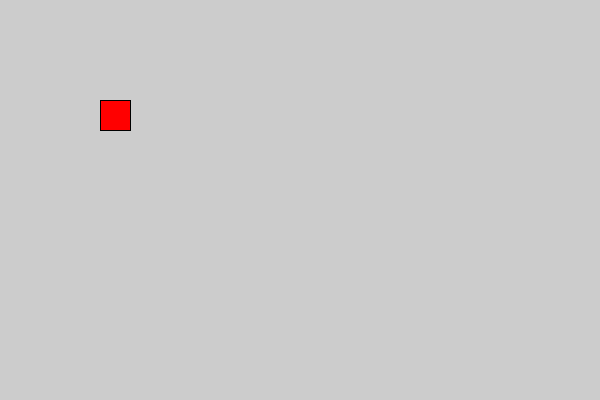
Frame 1 (no input)
Frame 60 (the mouse pressed at the canvas centre just before this capture): identical to frame 1, image omitted
Frame 120 (the mouse held since frame 60 and released just before this capture): identical to frame 1, image omitted

The Processing sketch that drew this single still picture (run headless with seeded random() and noise(); from frame 60 on, the mouse is pressed at the canvas centre):

// Processing sketch: processing_149348
// ── processing_149348.pde

void setup(){
    size(600,400)
}
void draw(){
    fill(255,0,0); //relleno rojo
    rect(100,100,30,30);
}
